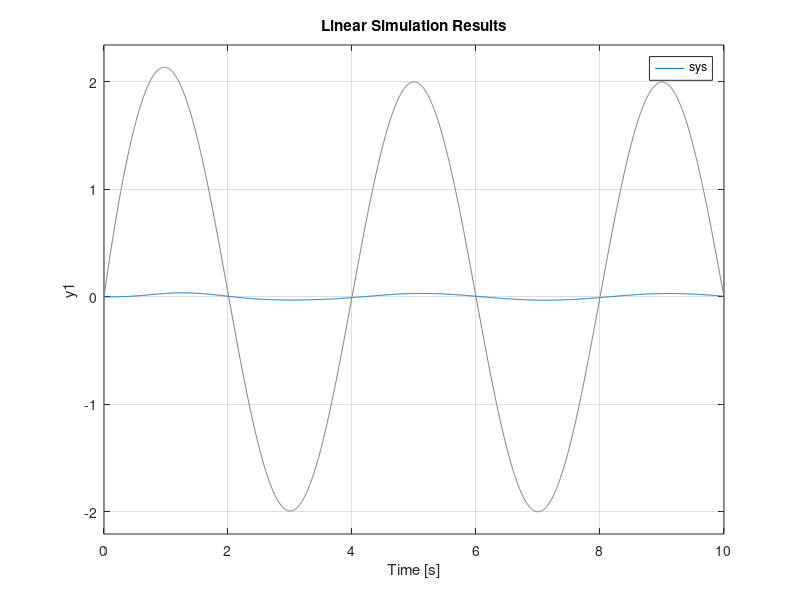

Write the MATLAB code that produced this figure.
%lab 3
num = 1;
den = [7 8 80];
sys = tf(num,den);

step(10*sys);
% a = impulse(sys);
t = 0:0.01:10;
u = 2*sin(((pi)/2)*t) + t.*exp(-2*t);
lsim(sys, u , t)